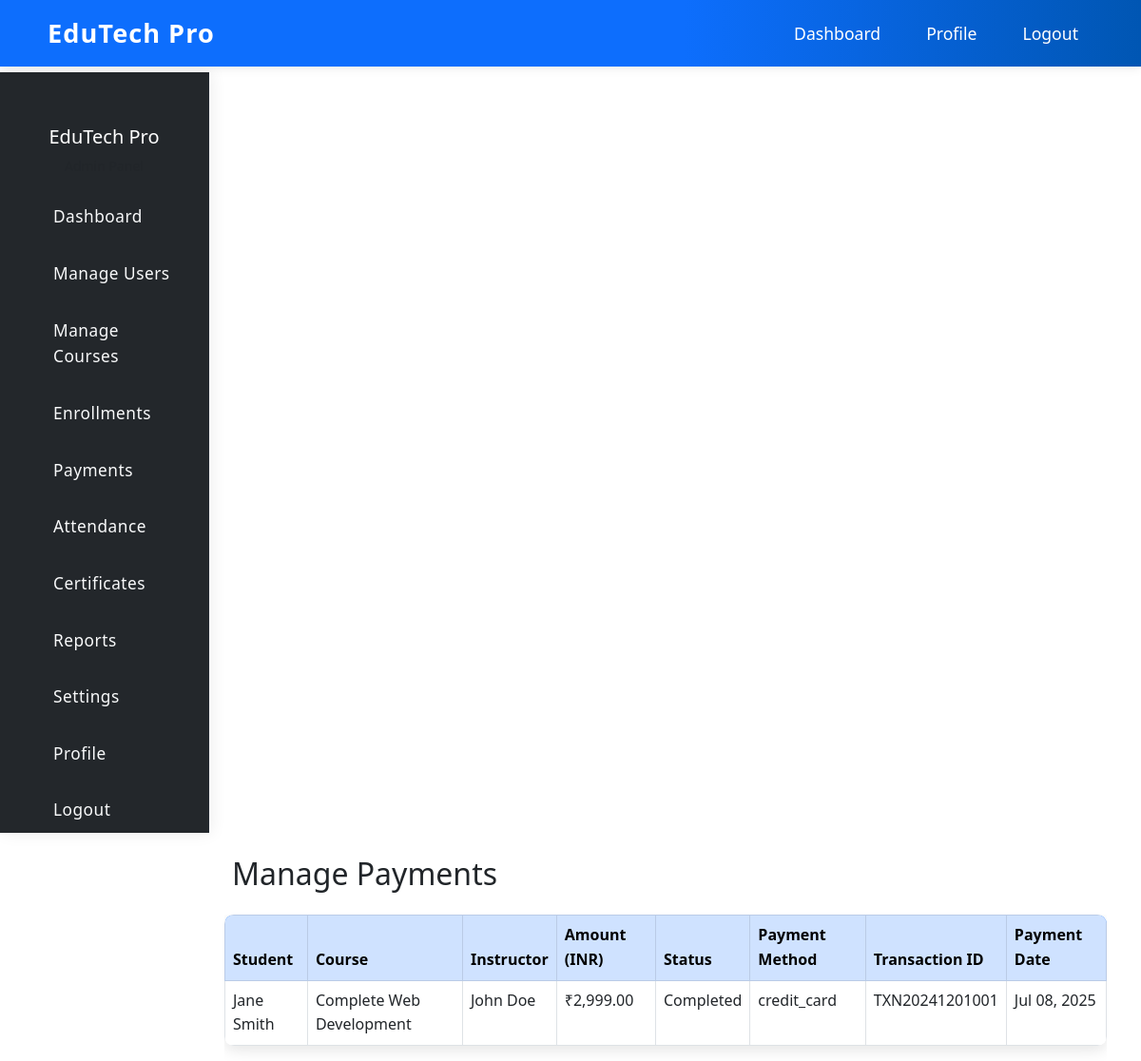
/admin/payments.php (signed in), run on the app's committed database.
### tables this page shows
CREATE TABLE IF NOT EXISTS `payments` (
    `id` INT AUTO_INCREMENT PRIMARY KEY,
    `student_id` INT NOT NULL,
    `course_id` INT,
    `amount` DECIMAL(10,2) NOT NULL,
    `payment_method` VARCHAR(50),
    `transaction_id` VARCHAR(100),
    `status` ENUM('pending', 'completed', 'failed', 'refunded') DEFAULT 'pending',
    `payment_date` TIMESTAMP DEFAULT CURRENT_TIMESTAMP,
    `refund_date` TIMESTAMP NULL,
    `notes` TEXT,
    FOREIGN KEY (`student_id`) REFERENCES `users`(`id`) ON DELETE CASCADE,
    FOREIGN KEY (`course_id`) REFERENCES `courses`(`id`) ON DELETE SET NULL
);

CREATE TABLE IF NOT EXISTS `users` (
    `id` INT AUTO_INCREMENT PRIMARY KEY,
    `google_id` VARCHAR(255) UNIQUE,
    `username` VARCHAR(50) UNIQUE,
    `email` VARCHAR(100) UNIQUE NOT NULL,
    `password` VARCHAR(255),
    `full_name` VARCHAR(100) NOT NULL,
    `role` ENUM('admin', 'teacher', 'student') NOT NULL,
    `profile_image` VARCHAR(255),
    `phone` VARCHAR(20),
    `address` TEXT,
    `status` ENUM('active', 'inactive', 'pending') DEFAULT 'active',
    `created_at` TIMESTAMP DEFAULT CURRENT_TIMESTAMP,
    `updated_at` TIMESTAMP DEFAULT CURRENT_TIMESTAMP ON UPDATE CURRENT_TIMESTAMP
);

CREATE TABLE IF NOT EXISTS `courses` (
    `id` INT AUTO_INCREMENT PRIMARY KEY,
    `title` VARCHAR(200) NOT NULL,
    `description` TEXT,
    `instructor_id` INT,
    `category` VARCHAR(100),
    `level` ENUM('beginner', 'intermediate', 'advanced') DEFAULT 'beginner',
    `price` DECIMAL(10,2) DEFAULT 0.00,
    `is_premium` BOOLEAN DEFAULT FALSE,
    `thumbnail` VARCHAR(255),
    `duration` INT DEFAULT 0,
    `total_lessons` INT DEFAULT 0,
    `total_students` INT DEFAULT 0,
    `rating` DECIMAL(3,2) DEFAULT 0.00,
    `status` ENUM('draft', 'published', 'archived') DEFAULT 'draft',
    `created_at` TIMESTAMP DEFAULT CURRENT_TIMESTAMP,
    `updated_at` TIMESTAMP DEFAULT CURRENT_TIMESTAMP ON UPDATE CURRENT_TIMESTAMP,
    FOREIGN KEY (`instructor_id`) REFERENCES `users`(`id`) ON DELETE SET NULL
);

### admin/payments.php (the view, shortened to what this page needs)
<?php
require_once '../config/database.php';
$stmt = $pdo->prepare('
    SELECT p.*, u.full_name as student_name, c.title as course_title, t.full_name as instructor_name
    FROM payments p
    JOIN users u ON p.student_id = u.id
    LEFT JOIN courses c ON p.course_id = c.id
    LEFT JOIN users t ON c.instructor_id = t.id
    ORDER BY p.payment_date DESC
');
$stmt->execute();
$payments = $stmt->fetchAll();
?>
<!DOCTYPE html>
<html lang="en">
<head>
    <link href="https://cdn.jsdelivr.net/npm/bootstrap@5.3.0/dist/css/bootstrap.min.css" rel="stylesheet">
    <link href="../assets/css/style.css" rel="stylesheet">
</head>
<body>
    <nav class="navbar navbar-expand-lg navbar-dark bg-primary fixed-top">
        <div class="container">
            <a class="navbar-brand fw-bold" href="dashboard.php">
                <i class="fas fa-graduation-cap me-2"></i>EduTech Pro
            </a>
            <div class="collapse navbar-collapse" id="navbarNav">
                <ul class="navbar-nav ms-auto">
                    <li class="nav-item"><a class="nav-link" href="dashboard.php">Dashboard</a></li>
                    <li class="nav-item"><a class="nav-link" href="profile.php">Profile</a></li>
                    <li class="nav-item"><a class="nav-link" href="logout.php">Logout</a></li>
                </ul>
            </div>
        </div>
    </nav>
    <div class="container-fluid" style="margin-top: 76px;">
        <div class="row">
            <nav class="col-md-3 col-lg-2 d-md-block sidebar collapse">
                <div class="position-sticky">
                    <div class="text-center mb-4 d-flex flex-column align-items-center">
                        <h5 class="text-white mt-2">EduTech Pro</h5>
                        <small class="text-muted">Admin Panel</small>
                    </div>
                    <ul class="nav flex-column">
                        <li class="nav-item"><a class="nav-link" href="dashboard.php"><i class="fas fa-tachometer-alt me-2"></i>Dashboard</a></li>
                        <li class="nav-item"><a class="nav-link" href="users.php"><i class="fas fa-users me-2"></i>Manage Users</a></li>
                        <li class="nav-item"><a class="nav-link" href="courses.php"><i class="fas fa-book me-2"></i>Manage Courses</a></li>
                        <li class="nav-item"><a class="nav-link" href="enrollments.php"><i class="fas fa-user-graduate me-2"></i>Enrollments</a></li>
                        <li class="nav-item"><a class="nav-link" href="payments.php"><i class="fas fa-credit-card me-2"></i>Payments</a></li>
                        <li class="nav-item"><a class="nav-link" href="attendance.php"><i class="fas fa-calendar-check me-2"></i>Attendance</a></li>
                        <li class="nav-item"><a class="nav-link" href="certificates.php"><i class="fas fa-certificate me-2"></i>Certificates</a></li>
                        <li class="nav-item"><a class="nav-link" href="reports.php"><i class="fas fa-chart-bar me-2"></i>Reports</a></li>
                        <li class="nav-item"><a class="nav-link" href="settings.php"><i class="fas fa-cog me-2"></i>Settings</a></li>
                        <li class="nav-item"><a class="nav-link" href="profile.php"><i class="fas fa-user-cog me-2"></i>Profile</a></li>
                        <li class="nav-item"><a class="nav-link" href="logout.php"><i class="fas fa-sign-out-alt me-2"></i>Logout</a></li>
                    </ul>
                </div>
            </nav>
            <main class="col-md-9 ms-sm-auto col-lg-10 px-md-4 dashboard-main-content">
                <div class="container mt-4">
                    <h2 class="mb-4"><i class="fas fa-credit-card me-2"></i>Manage Payments</h2>
                    <div class="table-responsive">
                        <table class="table table-hover table-bordered">
                            <thead class="table-primary">
                                <tr>
                                    <th>Student</th>
                                    <th>Course</th>
                                    <th>Instructor</th>
                                    <th>Amount (INR)</th>
                                    <th>Status</th>
                                    <th>Payment Method</th>
                                    <th>Transaction ID</th>
                                    <th>Payment Date</th>
                                </tr>
                            </thead>
                            <tbody>
                                <?php foreach ($payments as $payment): ?>
                                <tr>
                                    <td><?php echo htmlspecialchars($payment['student_name']); ?></td>
                                    <td><?php echo htmlspecialchars($payment['course_title'] ?: 'N/A'); ?></td>
                                    <td><?php echo htmlspecialchars($payment['instructor_name'] ?: 'N/A'); ?></td>
                                    <td>₹<?php echo number_format($payment['amount'], 2); ?></td>
                                    <td><?php echo htmlspecialchars(ucfirst($payment['status'])); ?></td>
                                    <td><?php echo htmlspecialchars($payment['payment_method']); ?></td>
                                    <td><?php echo htmlspecialchars($payment['transaction_id']); ?></td>
                                    <td><?php echo date('M d, Y', strtotime($payment['payment_date'])); ?></td>
                                </tr>
                                <?php endforeach; ?>
                            </tbody>
                        </table>
                    </div>
                </div>
            </main>
        </div>
    </div>
</body>
</html>

### assets/css/style.css (style rules this page uses)
:root { --primary-color: #0d6efd; --secondary-color: #6c757d; --success-color: #198754; --warning-color: #ffc107; --danger-color: #dc3545; --light-color: #f8f9fa; --dark-color: #212529; }
* { margin: 0; padding: 0; box-sizing: border-box; }
body { font-family: 'Segoe UI', Tahoma, Geneva, Verdana, sans-serif; line-height: 1.6; color: var(--dark-color); padding-top: 76px; }
.navbar { background: linear-gradient(90deg, #0d6efd 60%, #0056b3 100%) !important; box-shadow: 0 2px 10px rgba(0,0,0,0.08); }
.navbar .navbar-brand { font-weight: 700; font-size: 1.7rem; color: #fff !important; letter-spacing: 1px; }
.navbar .nav-link, .navbar .dropdown-toggle { color: #fff !important; font-size: 1.1rem; margin-left: 1rem; margin-right: 1rem; transition: color 0.2s; }
body { padding-top: 76px; }
.sidebar { background: #23272b !important; color: #f8f9fa; box-shadow: 2px 0 16px rgba(0,0,0,0.08); border-top: none !important; border-right: 1px solid #222831; margin-top: 0 !important; border-top-left-radius: 0 !important; border-top-right-radius: 0 !important; top: 0; position: sticky; height: 100vh; z-index: 1029; display: flex; flex-direction: column; min-width: 220px; padding: 2rem 1rem 1rem 1rem; }
.sidebar .text-center { margin-top: 0 !important; margin-bottom: 2rem !important; }
.sidebar .nav-link { color: #f8f9fa !important; background: transparent; padding: 0.75rem 1.25rem; border-radius: 8px; margin-bottom: 0.5rem; font-size: 1.08rem; font-weight: 500; letter-spacing: 0.5px; transition: background 0.2s, color 0.2s, box-shadow 0.2s; display: flex; align-items: center; gap: 0.75rem; }
.table { border-radius: 10px; overflow: hidden; box-shadow: 0 5px 15px rgba(0,0,0,0.1); }
.table thead { background: var(--primary-color); color: white; }
.container-fluid, .row, main { margin-top: 0 !important; }
.dashboard-main-content { margin-top: 0 !important; }
.sidebar .text-center { margin-top: 0 !important; margin-bottom: 1rem !important; }

### data on the page
payments: student.full_name "Jane Smith", course.title "Complete Web Development", users.full_name "John Doe", amount "2,999.00", status "Completed", payment_method "credit_card", transaction "TXN20241201001", payment_date "Jul 08, 2025"
